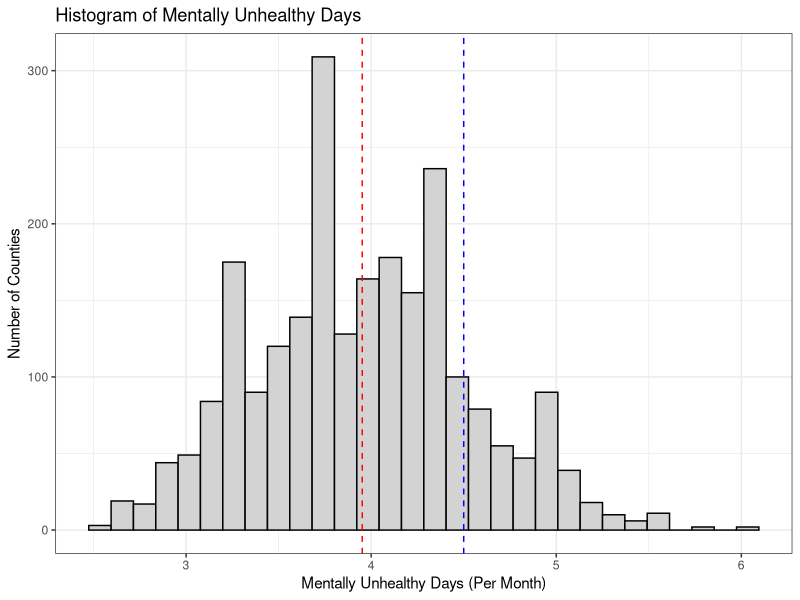
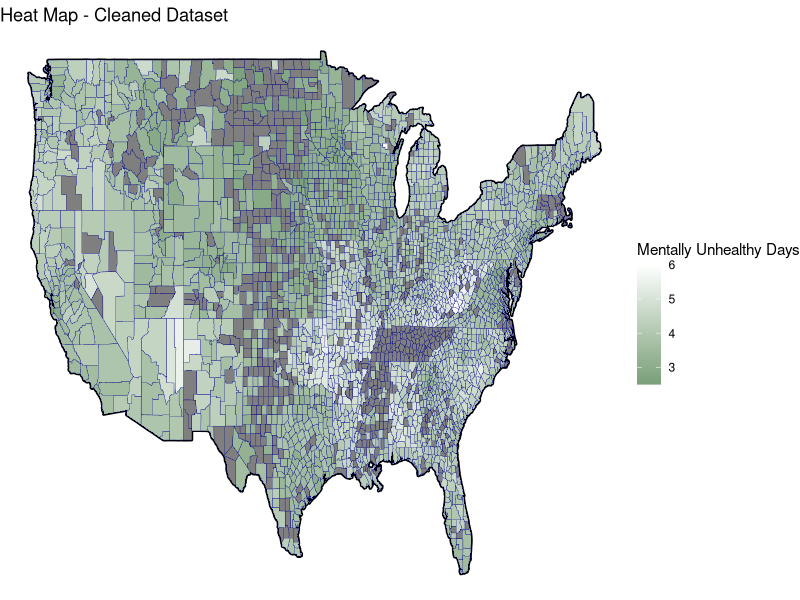
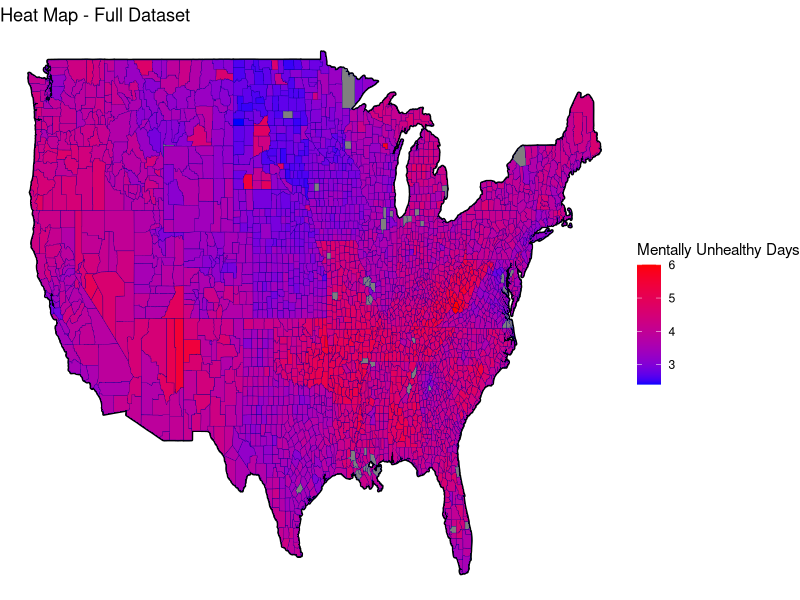
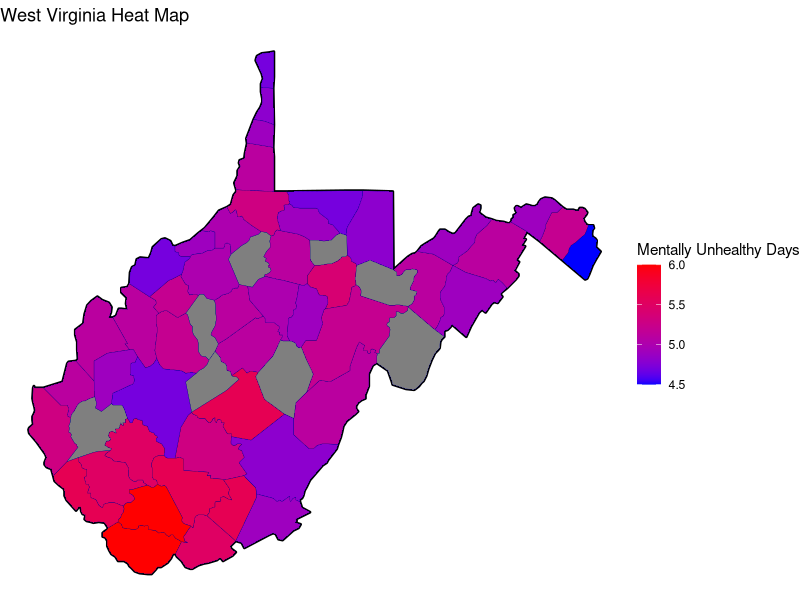
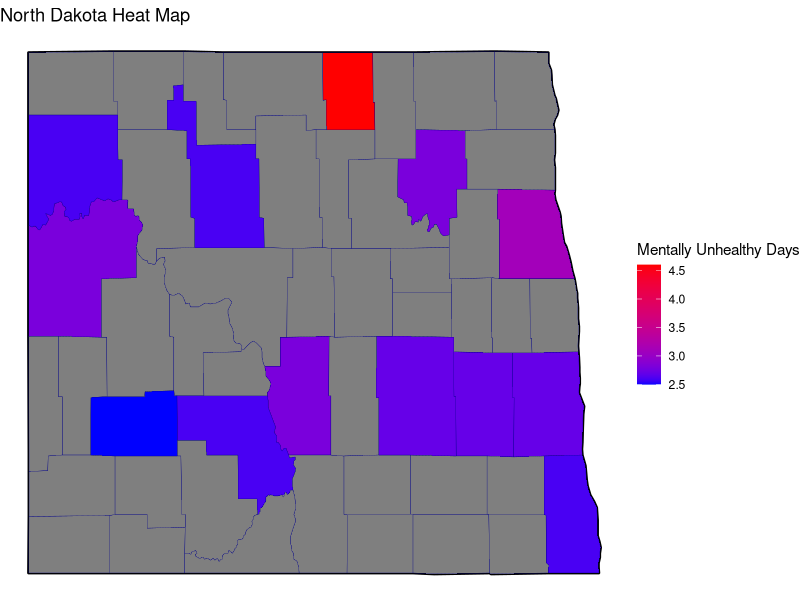

R code for these plots, in order: (Note: this script raises an error after producing the figures.)
# load libraries
library(kableExtra)                     # for printing tables
library(cowplot)                        # for side by side plots
library(lubridate)                      # for dealing with dates
library(maps)                           # for creating maps
library(tidyverse)

# read in the cleaned data
mental_health_clean = read_csv("data/clean/mental_health_clean.csv")
health_total = read_csv("data/clean/health_data_clean.csv")

# create histogram of mentally unhealthy days in dataset
mean <- mean(mental_health_clean$mentally_unhealthy_days) # save the mean
cutoff <- 4.5 # save the cutoff

# plot mentally_unhealthy days and draw line at the mean
p = mental_health_clean %>%
  ggplot(aes(x = mentally_unhealthy_days)) + 
  geom_histogram(fill = "light grey", 
                 col = "black") +
  geom_vline(xintercept = mean,
             linetype = "dashed",
             col = "red") +
  geom_vline(xintercept = cutoff,
             linetype = "dashed",
             col = "blue") +
  labs(x = "Mentally Unhealthy Days (Per Month)", 
       y = "Number of Counties") + 
  theme_bw() +
  ggtitle("Histogram of Mentally Unhealthy Days")

# save the histogram
ggsave(filename = "results/response-histogram.png", 
       plot = p, 
       device = "png", 
       width = 5, 
       height = 3)

# create a heatmap of mentally unhealthy days for cleaned dataset (this is just showing what the data looks like)
p2 = map_data("county") %>%
  as_tibble() %>% 
  left_join(mental_health_clean %>% 
              rename(region = state, 
                     subregion = name,
                     `Mentally Unhealthy Days` = mentally_unhealthy_days) %>% 
              mutate(region = str_to_lower(region), 
                     subregion = str_to_lower(subregion)), 
            by = c("region", "subregion")) %>%
  ggplot() + 
  geom_polygon(data=map_data("state"), 
               aes(x=long, y=lat, group=group),
               color="black", fill=NA,  size = 1, alpha = .3) + 
  geom_polygon(aes(x=long, y=lat, group=group, fill = `Mentally Unhealthy Days`),
               color="darkblue", size = .1) +
  scale_fill_gradient(low = "#7a9f79", high = "#FFFFFF") +
  theme_void() +
  ggtitle("Heat Map - Cleaned Dataset")

ggsave(filename = "results/map-clean.png", 
       plot = p2, 
       device = "png", 
       width = 7, 
       height = 4)

p3 = map_data("county") %>%
  as_tibble() %>% 
  left_join(health_total %>% 
              rename(region = state, 
                     subregion = name,
                     `Mentally Unhealthy Days` = `Mentally Unhealthy Days`) %>% 
              mutate(region = str_to_lower(region), 
                     subregion = str_to_lower(subregion)), 
            by = c("region", "subregion")) %>%
  ggplot() + 
  geom_polygon(data=map_data("state"), 
               aes(x=long, y=lat, group=group),
               color="black", fill=NA,  size = 1, alpha = .3) + 
  geom_polygon(aes(x=long, y=lat, group=group, fill = `Mentally Unhealthy Days`),
               color="darkblue", size = .1) +
  scale_fill_gradient(low = "blue", high = "red") +
  theme_void() +
  ggtitle("Heat Map - Full Dataset")

ggsave(filename = "results/map-total.png", 
       plot = p3, 
       device = "png", 
       width = 7, 
       height = 4)

# create heatmap of highest mentally unhappy days 
wv = map_data("county") %>%
  as_tibble() %>%
  filter(region == "west virginia") %>%
  left_join(mental_health_clean %>% 
              rename(region = state, 
                     subregion = name,
                     `Mentally Unhealthy Days` = mentally_unhealthy_days) %>% 
              mutate(region = str_to_lower(region), 
                     subregion = str_to_lower(subregion)), 
            by = c("region", "subregion")) %>%
  ggplot() + 
  geom_polygon(data=map_data("state") %>% filter(region == "west virginia"),
               aes(x=long, y=lat, group=group),
               color="black", fill=NA, size = 1, alpha = .3) + 
  geom_polygon(aes(x=long, y=lat, group=group, fill = `Mentally Unhealthy Days`),
               color="darkblue", size = .1) +
  scale_fill_gradient(low = "blue", high = "red") +
  theme_void() +
  ggtitle("West Virginia Heat Map")

ggsave(filename = "results/west-va.png", 
       plot = wv, 
       device = "png", 
       width = 7, 
       height = 4)

nd = map_data("county") %>%
  as_tibble() %>%
  filter(region == "north dakota") %>%
  left_join(mental_health_clean %>% 
              rename(region = state, 
                     subregion = name,
                     `Mentally Unhealthy Days` = mentally_unhealthy_days) %>% 
              mutate(region = str_to_lower(region), 
                     subregion = str_to_lower(subregion)), 
            by = c("region", "subregion")) %>%
  ggplot() + 
  geom_polygon(data=map_data("state") %>% filter(region == "north dakota"),
               aes(x=long, y=lat, group=group),
               color="black", fill=NA, size = 1, alpha = .3) + 
  geom_polygon(aes(x=long, y=lat, group=group, fill = `Mentally Unhealthy Days`),
               color="darkblue", size = .1) +
  scale_fill_gradient(low = "blue", high = "red") +
  theme_void() +
  ggtitle("North Dakota Heat Map")

ggsave(filename = "results/north-dakota.png", 
       plot = nd, 
       device = "png", 
       width = 7, 
       height = 4)

# examine top 10 counties with lowest mentally unhealthy days
mental_health_clean %>%
  arrange(mentally_unhealthy_days) %>%
  select(state, name, mentally_unhealthy_days) %>%
  head(10) %>%
  kable(format = "latex",
        booktabs = TRUE, 
        col.names = c("State", "County", "Mentally Unhealthy Days")) %>%
  save_kable("low-days.pdf")

# examine top 10 counties with highest mentally unhealthy days
mental_health_clean %>%
  arrange(desc(mentally_unhealthy_days)) %>%
  select(state, name, mentally_unhealthy_days) %>%
  head(10) %>%
  kable(format = "latex",
        booktabs = TRUE, 
        col.names = c("State", "County", "Mentally Unhealthy Days")) %>%
  save_kable("high-days.pdf")
